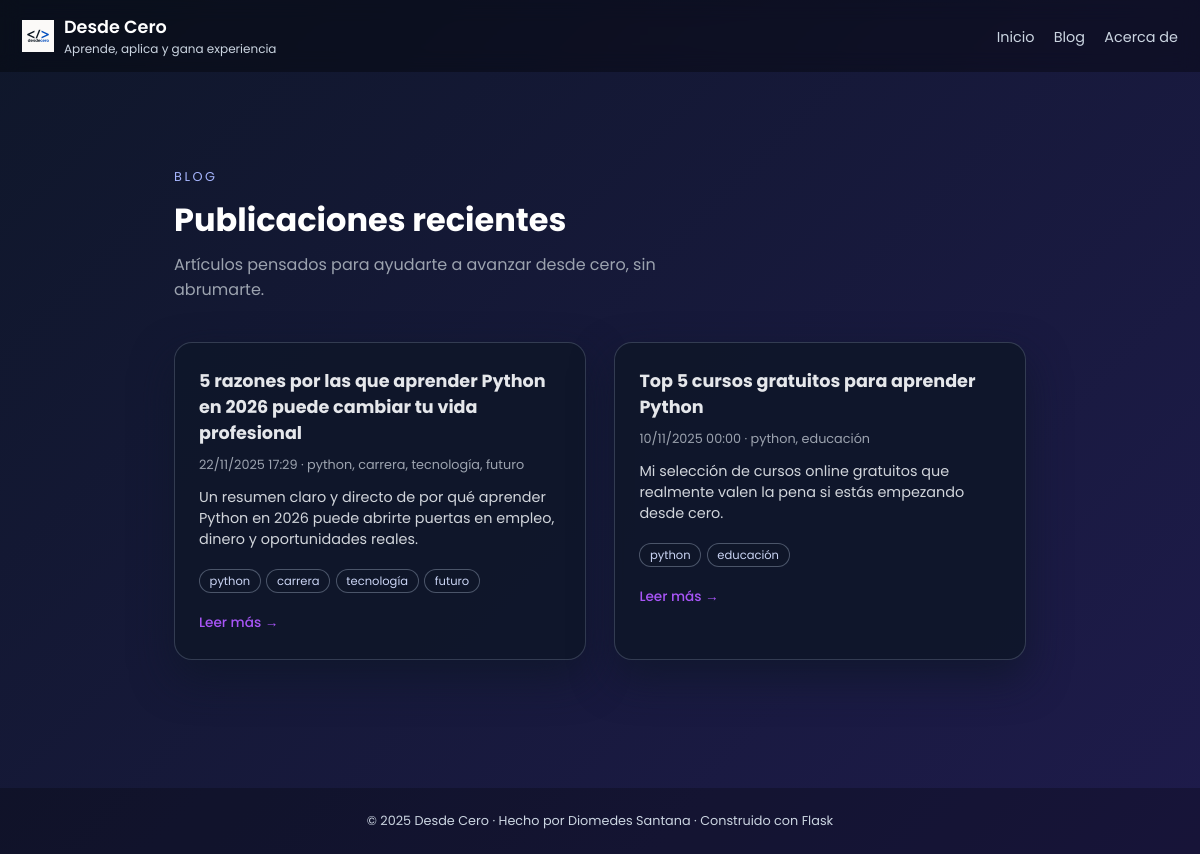
/blog, run on an earlier commit of the app's database.
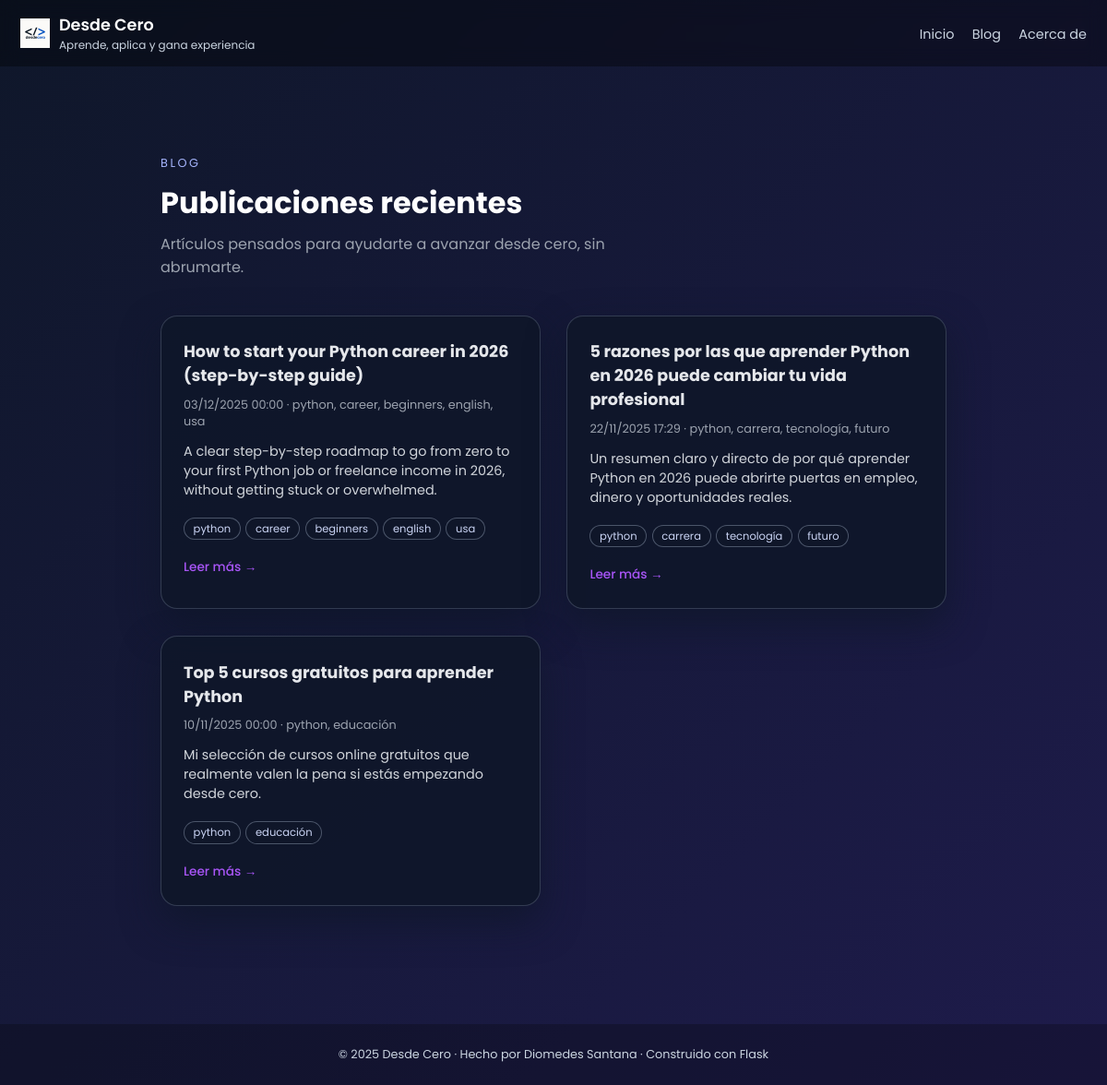
And on a later commit of the database.
### tables this page shows
CREATE TABLE posts (
            id      INTEGER PRIMARY KEY AUTOINCREMENT,
            title   TEXT NOT NULL,
            slug    TEXT NOT NULL UNIQUE,
            date    TEXT NOT NULL,      -- formato ISO 'YYYY-MM-DD HH:MM:SS'
            tags    TEXT,
            excerpt TEXT,
            content TEXT NOT NULL
        );

### main.py (the view)
@app.route("/blog")
def blog_list():
    posts = get_all_posts()
    return render_template("blog_list.html", posts=posts)

### main.py (called while the page is built)
def get_conn():
    conn = sqlite3.connect(DB_PATH)
    conn.row_factory = sqlite3.Row  # permite acceder por nombre de columna
    return conn

def get_all_posts():
    conn = get_conn()
    cur = conn.cursor()
    cur.execute("SELECT * FROM posts ORDER BY date DESC")
    rows = cur.fetchall()
    conn.close()
    return rows

@app.template_filter("fecha")
def formato_fecha(value):
    try:
        if isinstance(value, str):
            dt = datetime.strptime(value, "%Y-%m-%d %H:%M:%S")
        else:
            dt = value
        return dt.strftime("%d/%m/%Y %H:%M")
    except Exception:
        return value

@app.context_processor
def inject_globals():
    now = datetime.utcnow()
    return {
        "now": now,
        "current_year": now.year,
        "site_name": "Desde Cero",
    }

### templates/blog_list.html (shortened to what this page needs)
{% extends "base.html" %}
{% block content %}
<div class="blog-wrapper">
  <header class="blog-header">
    <div class="blog-kicker">BLOG</div>
    <h1 class="blog-title">Publicaciones recientes</h1>
    <p class="blog-subtitle">
      Artículos pensados para ayudarte a avanzar desde cero, sin abrumarte.
    </p>
  </header>
  {% if posts %}
    <div class="blog-grid">
      {% for post in posts %}
        <article class="blog-card">
          <h2 class="blog-card-title">
            <a href="{{ url_for('post_detail', slug=post['slug']) }}">
              {{ post['title'] }}
            </a>
          </h2>
          <div class="blog-meta">
            {{ post['date']|fecha }}
            {% if post['tags'] %}
              ·
              <span>
                {{ post['tags'] }}
              </span>
            {% endif %}
          </div>
          {% if post['excerpt'] %}
            <p class="blog-excerpt">
              {{ post['excerpt'] }}
            </p>
          {% endif %}
          {% if post['tags'] %}
            <div class="blog-tags">
              {% for tag in post['tags'].split(',') %}
                <span class="blog-tag-pill">
                  {{ tag.strip() }}
                </span>
              {% endfor %}
            </div>
          {% endif %}
          <div class="blog-readmore">
            <a href="{{ url_for('post_detail', slug=post['slug']) }}">
              Leer más →
            </a>
          </div>
        </article>
      {% endfor %}
    </div>
  {% else %}
    <p class="blog-empty">
      Todavía no hay publicaciones en el blog. Muy pronto empezaré a compartir artículos
      sobre Python, proyectos reales y carrera profesional.
    </p>
  {% endif %}
</div>
{% endblock %}

### templates/base.html (shortened to what this page needs)
<!doctype html>
<html lang="es">
<head>
</head>
<body>
<header class="navbar">
    <a href="{{ url_for('home') }}" class="brand">
        <img src="{{ url_for('static', filename='logo.png') }}" alt="Logo">
        <div>
            <div class="brand-title">Desde Cero</div>
            <div class="brand-sub">Aprende, aplica y gana experiencia</div>
        </div>
    </a>
    <nav class="nav-links">
        <a href="{{ url_for('home') }}" class="{% if active_page == 'home' %}nav-active{% endif %}">Inicio</a>
        <a href="{{ url_for('blog_list') }}" class="{% if active_page == 'blog' %}nav-active{% endif %}">Blog</a>
        <a href="{{ url_for('about') }}" class="{% if active_page == 'about' %}nav-active{% endif %}">Acerca de</a>
    </nav>
</header>
<main class="page">
    {% block content %}{% endblock %}
</main>
<footer>
    © 2025 Desde Cero · Hecho por Diomedes Santana · Construido con Flask
</footer>
</body>
</html>

### templates/base.html (style rules this page uses)
body { margin: 0; font-family: "Poppins", sans-serif; background: linear-gradient(135deg, #0f172a, #1e1b4b); color: white; }
.navbar { background: rgba(0,0,0,0.35); padding: 14px 22px; display: flex; align-items: center; justify-content: space-between; position: sticky; top: 0; backdrop-filter: blur(10px); }
.brand { display: flex; align-items: center; gap: 10px; text-decoration: none; }
.brand img { width: 32px; height: 32px; object-fit: contain; }
.brand-title { font-size: 1.1rem; font-weight: 600; color: #fff; }
.brand-sub { font-size: 0.75rem; color: #cbd5e1; }
.nav-links a { text-decoration: none; color: #cbd5e1; margin-left: 15px; font-size: 0.9rem; }
.page { max-width: 900px; margin: 2.5rem auto; padding: 0 1rem; }
footer { margin-top: 3rem; padding: 1.5rem; background: rgba(0,0,0,0.25); text-align: center; font-size: 0.8rem; color: #cbd5e1; }

### templates/blog_list.html (style rules this page uses)
.blog-wrapper { max-width: 1100px; margin: 0 auto; padding: 3.5rem 1.5rem 5rem; }
.blog-header { margin-bottom: 2.5rem; }
.blog-kicker { font-size: 0.8rem; letter-spacing: 0.2em; text-transform: uppercase; color: #a5b4fc; margin-bottom: 0.6rem; }
.blog-title { font-size: 2rem; margin: 0 0 0.5rem; }
.blog-subtitle { color: #9ca3af; max-width: 32rem; margin: 0; }
.blog-grid { display: grid; gap: 1.8rem; }
@media (min-width: 900px) { .blog-grid { grid-template-columns: repeat(2, minmax(0, 1fr)); } }
.blog-card { background: rgba(15, 23, 42, 0.9); border-radius: 18px; padding: 1.6rem 1.5rem 1.55rem; border: 1px solid rgba(148, 163, 184, 0.28); box-shadow: 0 18px 40px rgba(15, 23, 42, 0.75); display: flex; flex-direction: column; gap: 0.6rem; }
.blog-card-title { font-size: 1.1rem; margin: 0; }
.blog-card-title a { color: #e5e7eb; text-decoration: none; }
.blog-meta { font-size: 0.8rem; color: #9ca3af; }
.blog-tags { display: flex; flex-wrap: wrap; gap: 0.35rem; margin-top: 0.2rem; }
.blog-tag-pill { font-size: 0.72rem; padding: 0.18rem 0.6rem; border-radius: 999px; border: 1px solid rgba(148, 163, 184, 0.45); color: #cbd5f5; background: rgba(15, 23, 42, 0.8); }
.blog-excerpt { font-size: 0.9rem; color: #d1d5db; margin: 0.2rem 0 0.4rem; }
.blog-readmore { margin-top: 0.4rem; }
.blog-readmore a { font-size: 0.85rem; text-decoration: none; color: #a855f7; font-weight: 500; }

What changed in the data, as far as the page shows it:
added posts: title "How to start your Python career in 2026 (step-by-step guide)", date|fecha "03/12/2025 00:00", tags "python, career, beginners, english, usa", excerpt "A clear step-by-step roadmap to go from zero to your first Python job or freelance income in 2026, without getting stuck or overwhelmed.", strip "python" "career" "beginners" "english" "usa"
